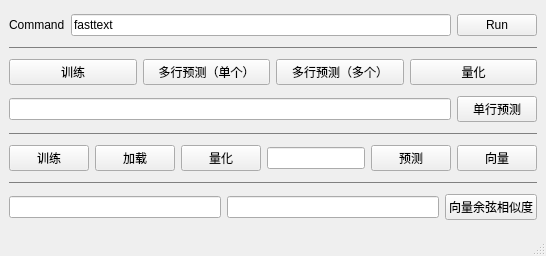
<?xml version="1.0" encoding="UTF-8"?>
<ui version="4.0">
 <class>MainWindow</class>
 <widget class="QMainWindow" name="MainWindow">
  <property name="geometry">
   <rect>
    <x>0</x>
    <y>0</y>
    <width>546</width>
    <height>256</height>
   </rect>
  </property>
  <property name="windowTitle">
   <string>MainWindow</string>
  </property>
  <widget class="QWidget" name="centralwidget">
   <layout class="QVBoxLayout" name="verticalLayout">
    <item>
     <layout class="QHBoxLayout" name="horizontalLayout">
      <item>
       <widget class="QLabel" name="label">
        <property name="text">
         <string>Command</string>
        </property>
       </widget>
      </item>
      <item>
       <widget class="QLineEdit" name="lineEdit">
        <property name="text">
         <string>fasttext </string>
        </property>
       </widget>
      </item>
      <item>
       <widget class="QPushButton" name="pushButton">
        <property name="text">
         <string>Run</string>
        </property>
       </widget>
      </item>
     </layout>
    </item>
    <item>
     <widget class="QWidget" name="widget" native="true">
      <property name="maximumSize">
       <size>
        <width>16777215</width>
        <height>1</height>
       </size>
      </property>
      <property name="styleSheet">
       <string notr="true">background: gray;</string>
      </property>
     </widget>
    </item>
    <item>
     <layout class="QHBoxLayout" name="horizontalLayout_2">
      <item>
       <widget class="QPushButton" name="pushButton_2">
        <property name="text">
         <string>训练</string>
        </property>
       </widget>
      </item>
      <item>
       <widget class="QPushButton" name="pushButton_6">
        <property name="text">
         <string>多行预测（单个）</string>
        </property>
       </widget>
      </item>
      <item>
       <widget class="QPushButton" name="pushButton_3">
        <property name="text">
         <string>多行预测（多个）</string>
        </property>
       </widget>
      </item>
      <item>
       <widget class="QPushButton" name="pushButton_4">
        <property name="text">
         <string>量化</string>
        </property>
       </widget>
      </item>
     </layout>
    </item>
    <item>
     <layout class="QHBoxLayout" name="horizontalLayout_3">
      <item>
       <widget class="QLineEdit" name="lineEdit_2"/>
      </item>
      <item>
       <widget class="QPushButton" name="pushButton_5">
        <property name="text">
         <string>单行预测</string>
        </property>
       </widget>
      </item>
     </layout>
    </item>
    <item>
     <widget class="QWidget" name="widget_2" native="true">
      <property name="maximumSize">
       <size>
        <width>16777215</width>
        <height>1</height>
       </size>
      </property>
      <property name="styleSheet">
       <string notr="true">background: gray;</string>
      </property>
     </widget>
    </item>
    <item>
     <layout class="QHBoxLayout" name="horizontalLayout_4">
      <property name="topMargin">
       <number>0</number>
      </property>
      <item>
       <widget class="QPushButton" name="pushButton_8">
        <property name="text">
         <string>训练</string>
        </property>
       </widget>
      </item>
      <item>
       <widget class="QPushButton" name="pushButton_7">
        <property name="text">
         <string>加载</string>
        </property>
       </widget>
      </item>
      <item>
       <widget class="QPushButton" name="pushButton_10">
        <property name="text">
         <string>量化</string>
        </property>
       </widget>
      </item>
      <item>
       <widget class="QLineEdit" name="lineEdit_3"/>
      </item>
      <item>
       <widget class="QPushButton" name="pushButton_9">
        <property name="text">
         <string>预测</string>
        </property>
       </widget>
      </item>
      <item>
       <widget class="QPushButton" name="pushButton_11">
        <property name="text">
         <string>向量</string>
        </property>
       </widget>
      </item>
     </layout>
    </item>
    <item>
     <widget class="QWidget" name="widget_3" native="true">
      <property name="minimumSize">
       <size>
        <width>0</width>
        <height>1</height>
       </size>
      </property>
      <property name="maximumSize">
       <size>
        <width>16777215</width>
        <height>1</height>
       </size>
      </property>
      <property name="styleSheet">
       <string notr="true">background: gray;</string>
      </property>
     </widget>
    </item>
    <item>
     <layout class="QHBoxLayout" name="horizontalLayout_5">
      <property name="topMargin">
       <number>0</number>
      </property>
      <item>
       <widget class="QLineEdit" name="lineEdit_5"/>
      </item>
      <item>
       <widget class="QLineEdit" name="lineEdit_4"/>
      </item>
      <item>
       <widget class="QPushButton" name="pushButton_12">
        <property name="text">
         <string>向量余弦相似度</string>
        </property>
       </widget>
      </item>
     </layout>
    </item>
   </layout>
  </widget>
  <widget class="QMenuBar" name="menubar">
   <property name="geometry">
    <rect>
     <x>0</x>
     <y>0</y>
     <width>546</width>
     <height>23</height>
    </rect>
   </property>
  </widget>
  <widget class="QStatusBar" name="statusbar"/>
 </widget>
 <resources/>
 <connections/>
</ui>
